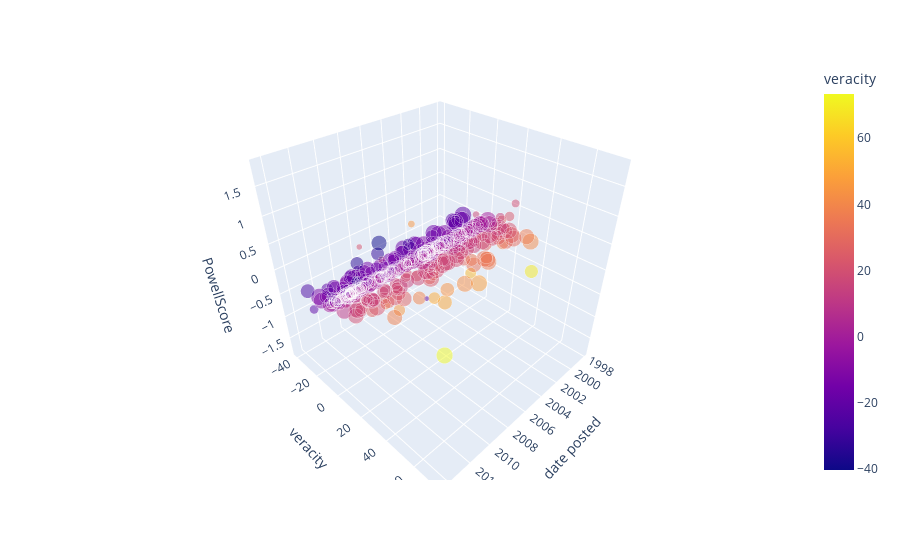

Notebook source saved alongside this figure:
### Markdown cell above
## Powell Variables in 3D
This is a 3D-interactive chart that uses the date posted, veracity, & PowellScore variables. Colored by comments. Sized by comment_length.

By definition, these actually render 5-Dimensional charts, if one considers veracity & commenth lengths of reports as 'features of a situation'.

### Code cell
import plotly.express as px
from plotly.offline import init_notebook_mode, iplot
init_notebook_mode(connected=True)

# graph
fig = px.scatter_3d(df1, x='date posted', y='veracity', z='PowellScore',
              color='veracity',
              size = 'comment_length',
              hover_name = 'city',
              hover_data=['city','state','comments'],              
              opacity=0.5,
              size_max=17
                   )
fig.show()

### Figure 1 — Plotly figure (JSON) as saved in the notebook; plotly's stock layout.template omitted (floating-point values rounded to 4 significant figures; data arrays with more than 128 entries replaced by an {"elided": "..."} marker saying what was removed)
{"data": [{"customdata": {"elided": "500x3 str values"}, "hovertemplate": "<b>%{hovertext}</b><br><br>date posted=%{x}<br>veracity=%{marker.color}<br>PowellScore=%{z}<br>comment_length=%{marker.size}<br>city=%{customdata[0]}<br>state=%{customdata[1]}<br>comments=%{customdata[2]}<extra></extra>", "hovertext": {"elided": "500 str values"}, "legendgroup": "", "marker": {"color": {"elided": "500 float values"}, "coloraxis": "coloraxis", "opacity": 0.5, "size": {"elided": "500 int values"}, "sizemode": "area", "sizeref": 0.5225, "symbol": "circle"}, "mode": "markers", "name": "", "scene": "scene", "showlegend": false, "x": {"elided": "500 str values"}, "y": {"elided": "500 float values"}, "z": {"elided": "500 float values"}, "type": "scatter3d"}], "layout": {"scene": {"domain": {"x": [0, 1], "y": [0, 1]}, "xaxis": {"title": {"text": "date posted"}, "type": "date"}, "yaxis": {"title": {"text": "veracity"}, "type": "linear"}, "zaxis": {"title": {"text": "PowellScore"}, "type": "linear"}, "aspectratio": {"x": 1, "y": 1, "z": 1}, "aspectmode": "auto"}, "coloraxis": {"colorbar": {"title": {"text": "veracity"}}, "colorscale": [[0, "#0d0887"], [0.1111, "#46039f"], [0.2222, "#7201a8"], [0.3333, "#9c179e"], [0.4444, "#bd3786"], [0.5556, "#d8576b"], [0.6667, "#ed7953"], [0.7778, "#fb9f3a"], [0.8889, "#fdca26"], [1, "#f0f921"]]}, "legend": {"tracegroupgap": 0, "itemsizing": "constant"}, "margin": {"t": 60}, "autosize": true}}
